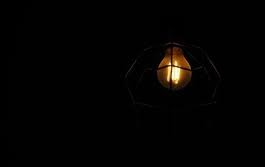
#> input picture dimImage.jpg, 265 x 167 px
$ jupyter execute index.ipynb
#> lines starting #> are read from the running program, lines starting #| are printed output that depends on the picture
[cell 1]
import cv2
import numpy as np

def displayImage(title,image):
    cv2.imshow(title,image)
    cv2.waitKey(0)
    cv2.destroyAllWindows()

Task#1:

Brightness Adjustment

[cell 2]
dimImage = cv2.imread('dimImage.jpg')
#> dimImage is the input picture: shape (167, 265, 3); mean B, G, R 2.2, 3.1, 4.1
displayImage('Original Brightness Image',dimImage)

# [11 lines of commented-out code are left out]

dimImage = cv2.add(dimImage,50)
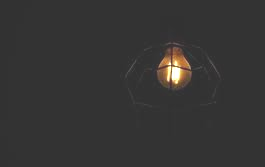
#> dimImage: shape (167, 265, 3); mean B, G, R 52.2, 53, 53.9
displayImage('After Increasing Brightness',dimImage)

dimImage = cv2.subtract(dimImage,100)
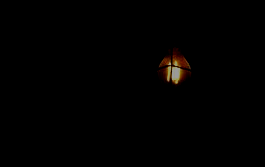
#> dimImage: shape (167, 265, 3); mean B, G, R 0.4, 0.9, 1.5
displayImage('After Decreasing Brightness',dimImage)

Contrast Adjustment

[cell 3]
alpha = 1.5
beta = 50

contrastImage = cv2.imread('contrast.jpeg')
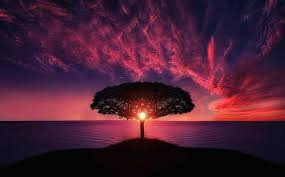
#> input picture contrast.jpeg, 285 x 177 px
#> contrastImage is the input picture: shape (177, 285, 3); mean B, G, R 51.4, 30.5, 73.6
displayImage('Before Contrast',contrastImage)

height, width, channels = contrastImage.shape
#> height = 177; width = 285; channels = 3
for i in range(height):
    for j in range(width):
        for k in range(channels):
            new_value = alpha * contrastImage[i, j, k] + beta
            if new_value > 255:
                new_value = 255
            elif new_value < 0:
                new_value = 0
            contrastImage[i, j, k] = new_value
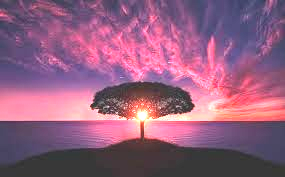
#> contrastImage: shape (177, 285, 3); mean B, G, R 126.8, 95.4, 147.4

#This is a shorter way of implementing it using np.clip()
# contrastImage = np.clip(alpha * contrastImage.astype(np.float32)+beta,0,255)
# contrastImage = contrastImage.astype(np.uint8)
displayImage('After Contrast',contrastImage)

Gamma Correction

[cell 4]
gamma = 2.2
gammaImage = cv2.imread('contrast.jpeg')
displayImage('Before Gamma Correction',gammaImage)

height, width, channels = contrastImage.shape
for i in range(height):
    for j in range(width):
        for k in range(channels):
            normalizedPixel = gammaImage[i,j,k]/255.0
            corrected_pixel = normalizedPixel ** (1.0/gamma)
            corrected_pixel = np.clip(corrected_pixel*255,0,255)
            gammaImage[i,j,k] = int(corrected_pixel)
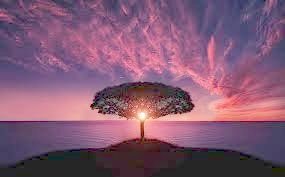
#> gammaImage: shape (177, 285, 3); mean B, G, R 115.1, 88.9, 130.2

displayImage('After Gamma Correction',gammaImage)
